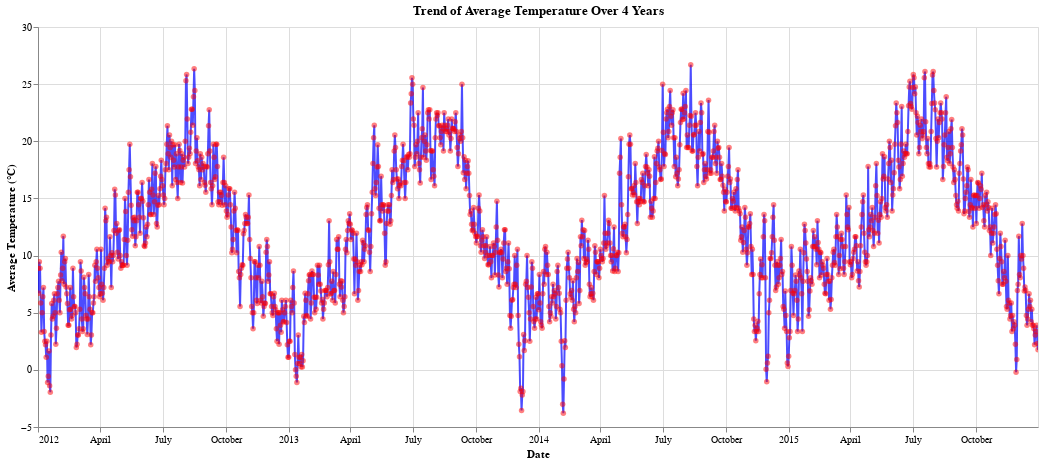

Notebook cell for this chart:
### Markdown cell above
##### Question 4 (10 points)

Create a compound figure with at least two types of marks. Show the trend of average temperature (the average of min and max temperature) in 4 years. Note, just use the `date` as X attribute, no need to aggragate for years and you will get a wide figure. Include necessary title and labels.

### Code cell
# Calculate the average temp
weather['temp_avg'] = (weather['temp_min'] + weather['temp_max']) / 2

# Create figure
base_fig = alt.Chart(weather).encode(
    x=alt.X('date:T', title='Date'),
    y=alt.Y('temp_avg:Q', title='Average Temperature (°C)')
)

# Create marks - line and points
# Line for the trend of average temperature
line = base_fig.mark_line(color='blue', opacity=0.7).encode()

# Points for individual data points
points = base_fig.mark_circle(color='red', size=30, opacity=0.5).encode(
    tooltip=['date', 'temp_avg', 'temp_min', 'temp_max']  # Display date and temps on hover
)

# Create compound figure with the marks
comp_fig = (line + points).properties(
    title="Trend of Average Temperature Over 4 Years"
).interactive()  # Make figure interactive to allow zooming in/out

compound_chart

### Figure 1 — Vega-Lite specification as saved in the notebook (floating-point values rounded to 4 significant figures; data arrays with more than 128 entries replaced by an {"elided": "..."} marker saying what was removed)
{"config": {"view": {"continuousWidth": 300, "continuousHeight": 300}}, "layer": [{"mark": {"type": "line", "color": "blue", "opacity": 0.7}, "encoding": {"x": {"field": "date", "title": "Date", "type": "temporal"}, "y": {"field": "temp_avg", "title": "Average Temperature (°C)", "type": "quantitative"}}, "name": "view_4"}, {"mark": {"type": "circle", "color": "red", "opacity": 0.5, "size": 30}, "encoding": {"tooltip": [{"field": "date", "type": "temporal"}, {"field": "temp_avg", "type": "quantitative"}, {"field": "temp_min", "type": "quantitative"}, {"field": "temp_max", "type": "quantitative"}], "x": {"field": "date", "title": "Date", "type": "temporal"}, "y": {"field": "temp_avg", "title": "Average Temperature (°C)", "type": "quantitative"}}}], "data": {"name": "data-5f209ff31083ebb1384263d2ff12aa7a"}, "height": 400, "params": [{"name": "param_3", "select": {"type": "interval", "encodings": ["x", "y"]}, "bind": "scales", "views": ["view_4"]}], "title": "Trend of Average Temperature Over 4 Years", "width": 1000, "$schema": "https://vega.github.io/schema/vega-lite/v5.20.1.json", "datasets": {"data-5f209ff31083ebb1384263d2ff12aa7a": {"elided": "1461 records"}}}
